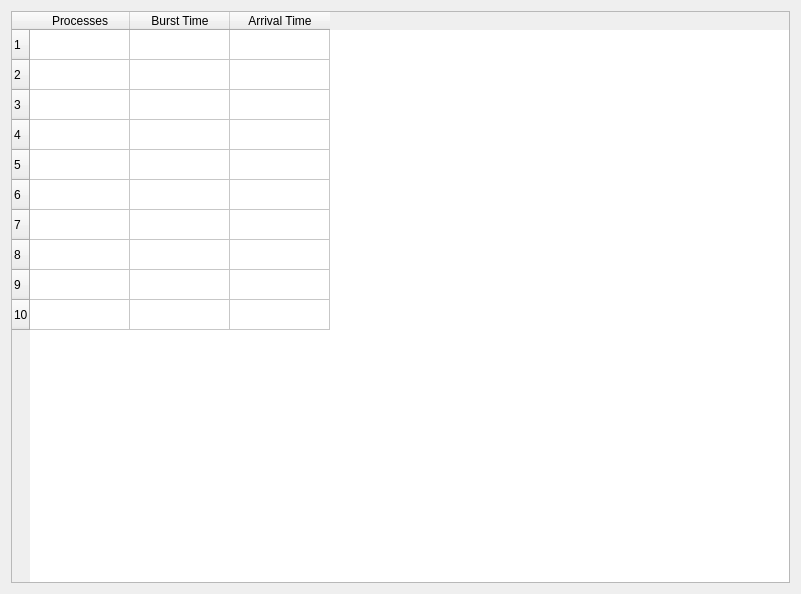
<?xml version="1.0" encoding="UTF-8"?>
<ui version="4.0">
 <class>Processes</class>
 <widget class="QDialog" name="Processes">
  <property name="geometry">
   <rect>
    <x>0</x>
    <y>0</y>
    <width>801</width>
    <height>594</height>
   </rect>
  </property>
  <property name="minimumSize">
   <size>
    <width>346</width>
    <height>376</height>
   </size>
  </property>
  <property name="windowTitle">
   <string>Dialog</string>
  </property>
  <layout class="QVBoxLayout" name="verticalLayout">
   <item>
    <widget class="QTableWidget" name="table">
     <property name="sizePolicy">
      <sizepolicy hsizetype="Expanding" vsizetype="Expanding">
       <horstretch>1</horstretch>
       <verstretch>1</verstretch>
      </sizepolicy>
     </property>
     <property name="minimumSize">
      <size>
       <width>500</width>
       <height>400</height>
      </size>
     </property>
     <row>
      <property name="text">
       <string>1</string>
      </property>
     </row>
     <row>
      <property name="text">
       <string>2</string>
      </property>
     </row>
     <row>
      <property name="text">
       <string>3</string>
      </property>
     </row>
     <row>
      <property name="text">
       <string>4</string>
      </property>
     </row>
     <row>
      <property name="text">
       <string>5</string>
      </property>
     </row>
     <row>
      <property name="text">
       <string>6</string>
      </property>
     </row>
     <row>
      <property name="text">
       <string>7</string>
      </property>
     </row>
     <row>
      <property name="text">
       <string>8</string>
      </property>
     </row>
     <row>
      <property name="text">
       <string>9</string>
      </property>
     </row>
     <row>
      <property name="text">
       <string>10</string>
      </property>
     </row>
     <column>
      <property name="text">
       <string>Processes</string>
      </property>
     </column>
     <column>
      <property name="text">
       <string>Burst Time</string>
      </property>
     </column>
     <column>
      <property name="text">
       <string>Arrival Time</string>
      </property>
     </column>
     <item row="9" column="1">
      <property name="text">
       <string/>
      </property>
     </item>
    </widget>
   </item>
  </layout>
 </widget>
 <resources/>
 <connections/>
</ui>
